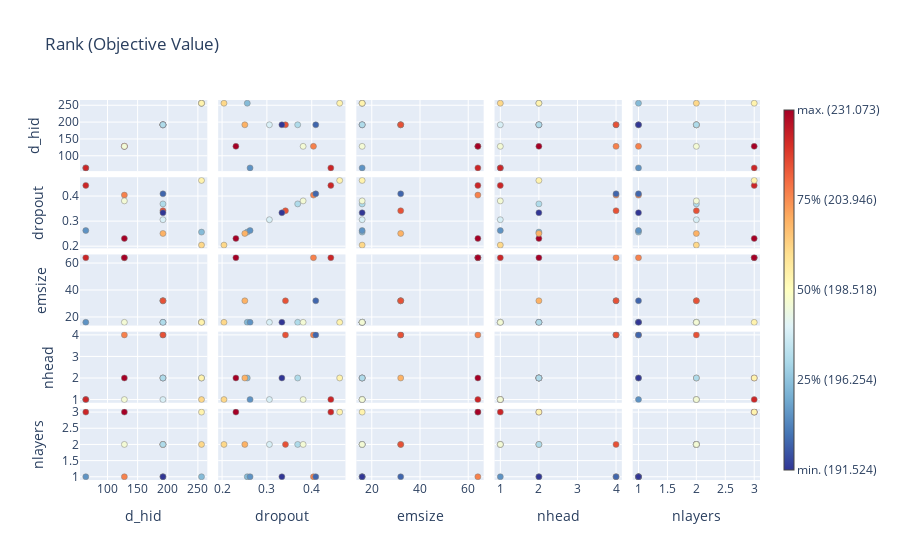
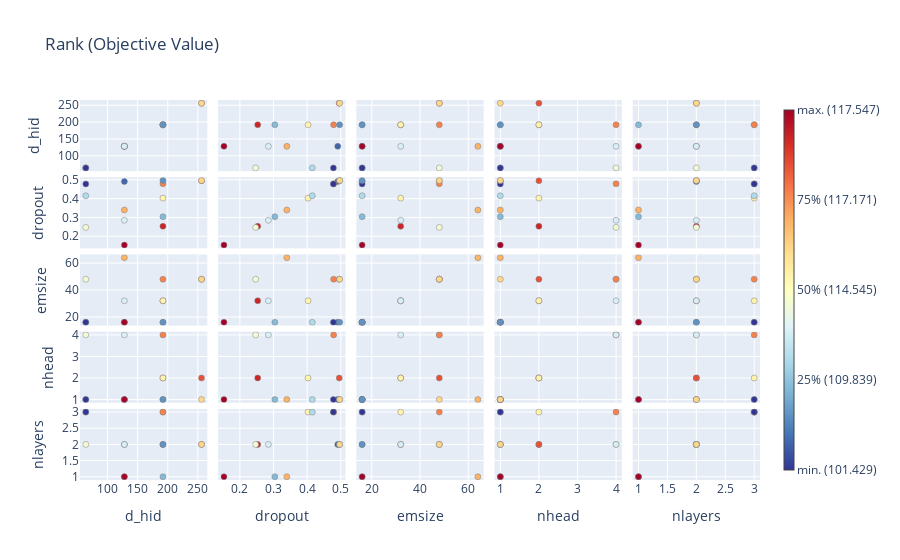
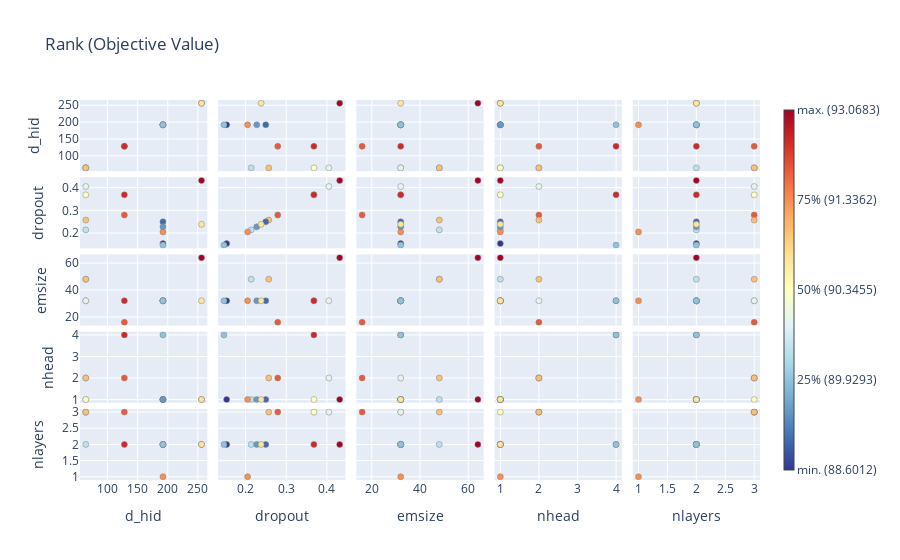
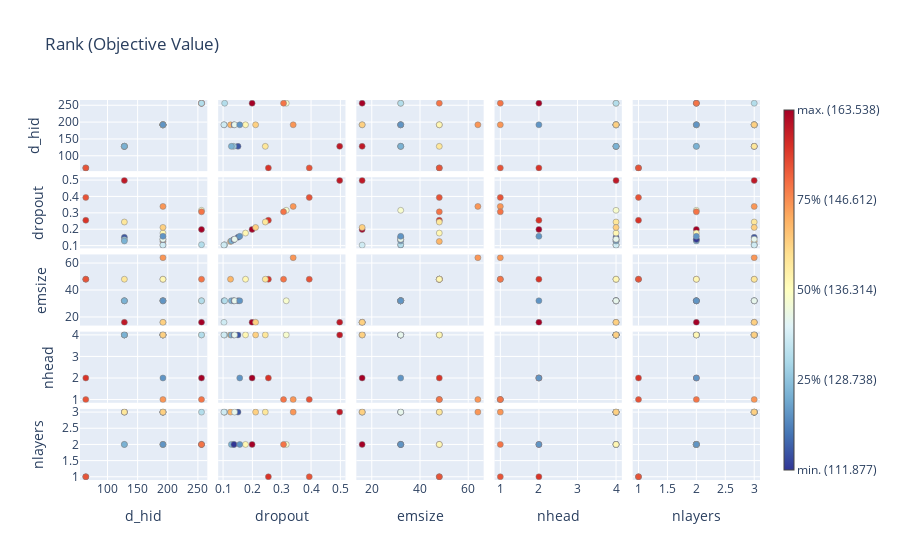

Notebook code cell kept with these figures, in order:
### Code cell
plot_optuna(studies,datasets,plot_rank)
